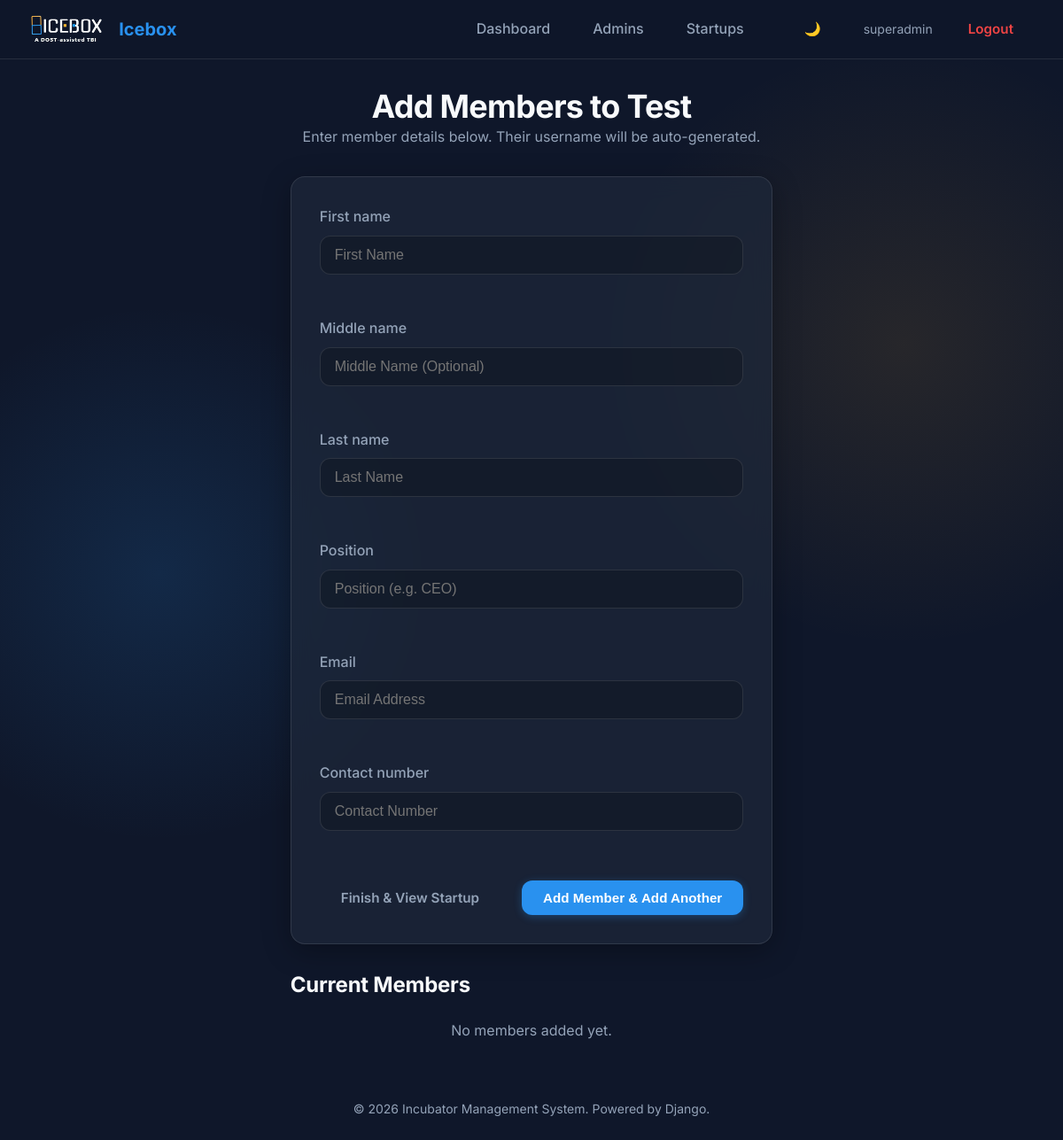
The page /startups/1/add-member/ (signed in) on the database as committed earlier.
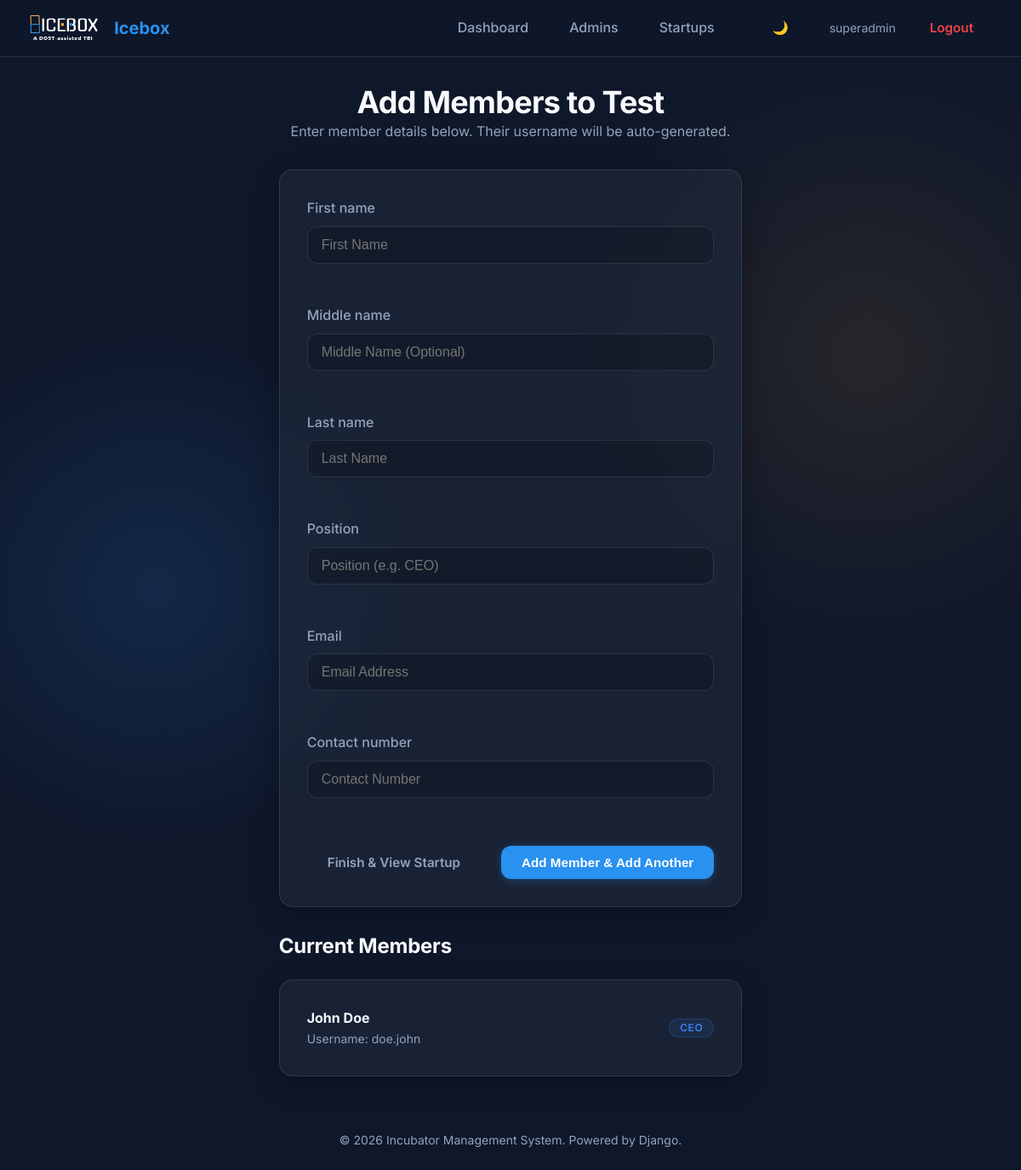
The same page on the database as committed later.
### incubator/models.py (models this page shows, shortened)
class StartupMember(models.Model):
    startup = models.ForeignKey(Startup, on_delete=models.CASCADE)
    user = models.ForeignKey(User, on_delete=models.CASCADE)
    role = models.CharField(max_length=100, blank=True, null=True)  # e.g., CEO, CTO
    joined_at = models.DateTimeField(default=timezone.now)

class User(AbstractUser):
    ROLE_CHOICES = (
        ('super_admin', 'Super Admin'),
        ('admin', 'Admin'),
        ('incubatee', 'Incubatee'),
    )
    role = models.CharField(max_length=20, choices=ROLE_CHOICES, default='incubatee')
    middle_name = models.CharField(max_length=100, blank=True, null=True)
    contact_number = models.CharField(max_length=20, blank=True, null=True)
    created_by = models.ForeignKey('self', on_delete=models.SET_NULL, null=True, blank=True)

### incubator/views.py (the view)
# urls.py: path('startups/<int:startup_id>/add-member/', views.add_member, name='add_member'),
@login_required
def add_member(request, startup_id):
    if request.user.role not in ['admin', 'super_admin']:
        return redirect('dashboard')
    startup = get_object_or_404(Startup, id=startup_id)
    if request.method == 'POST':
        form = StartupMemberForm(request.POST)
        if form.is_valid():
            first_name = form.cleaned_data['first_name']
            middle_name = form.cleaned_data['middle_name']
            last_name = form.cleaned_data['last_name']
            position = form.cleaned_data['position']
            email = form.cleaned_data['email']
            contact = form.cleaned_data['contact_number']
            base_username = f"{last_name.lower()}.{first_name.lower()}".replace(" ", "")
            username = base_username
            counter = 1
            while User.objects.filter(username=username).exists():
                username = f"{base_username}{counter}"
                counter += 1
            password = "123"
            try:
                user = User.objects.create_user(
                    username=username,
                    email=email,
                    password=password,
                    first_name=first_name,
                    last_name=last_name,
                    middle_name=middle_name,
                    contact_number=contact,
                    role='incubatee'
                )
                StartupMember.objects.create(
                    startup=startup,
                    user=user,
                    role=position
                )
                messages.success(request, f'Member {first_name} added! Username: {username}')
                return redirect('add_member', startup_id=startup.id)
            except Exception as e:
                messages.error(request, f"Error creating user: {e}")
    else:
        form = StartupMemberForm()
    return render(request, 'startups/add_member.html', {'form': form, 'startup': startup})

### incubator/forms.py
class StartupMemberForm(forms.Form):
    first_name = forms.CharField(max_length=150, widget=forms.TextInput(attrs={'class': 'form-control', 'placeholder': 'First Name'}))
    middle_name = forms.CharField(max_length=100, required=False, widget=forms.TextInput(attrs={'class': 'form-control', 'placeholder': 'Middle Name (Optional)'}))
    last_name = forms.CharField(max_length=150, widget=forms.TextInput(attrs={'class': 'form-control', 'placeholder': 'Last Name'}))
    position = forms.CharField(max_length=100, widget=forms.TextInput(attrs={'class': 'form-control', 'placeholder': 'Position (e.g. CEO)'}))
    email = forms.EmailField(widget=forms.EmailInput(attrs={'class': 'form-control', 'placeholder': 'Email Address'}))
    contact_number = forms.CharField(max_length=20, widget=forms.TextInput(attrs={'class': 'form-control', 'placeholder': 'Contact Number'}))

### templates/startups/add_member.html (shortened to what this page needs)
{% extends 'base.html' %}
{% block content %}
<div class="flex justify-center">
    <div class="w-full max-w-2xl">
        <div class="text-center mb-lg">
            <h1 class="heading-lg">Add Members to <span class="text-accent">{{ startup.name }}</span></h1>
            <p class="text-muted">Enter member details below. Their username will be auto-generated.</p>
        </div>
        <div class="glass-card mb-lg">
            <form method="post">
                <div class="grid gap-md">
                    {% for field in form %}
                    <div class="form-group">
                        <label for="{{ field.id_for_label }}" class="form-label">{{ field.label }}</label>
                        {{ field }}
                    </div>
                    {% endfor %}
                </div>
                <div class="flex items-center justify-between gap-md mt-lg pt-md border-t border-glass">
                    <a href="{% url 'view_startup' startup.id %}" class="btn btn-ghost">Finish & View Startup</a>
                    <button type="submit" class="btn btn-primary">Add Member & Add Another</button>
                </div>
            </form>
        </div>
        <div>
            <h3 class="heading-md mb-md">Current Members</h3>
            {% if startup.startupmember_set.exists %}
            <div class="grid gap-sm">
                {% for member in startup.startupmember_set.all %}
                <div class="glass-card p-sm flex justify-between items-center">
                    <div>
                        <strong class="block text-lg">{{ member.user.first_name }} {{ member.user.last_name }}</strong>
                        <div class="text-sm text-muted">Username: {{ member.user.username }}</div>
                    </div>
                    <span class="badge badge-info">{{ member.role }}</span>
                </div>
                {% endfor %}
            </div>
            {% else %}
            <p class="text-muted italic text-center py-md bg-glass-bg rounded-lg border border-glass">No members added
                yet.</p>
            {% endif %}
        </div>
    </div>
</div>
{% endblock %}

Rows that differ between the two databases and show on the page:
added StartupMember: user.first_name "John", user.last_name "Doe", user.username "doe.john", role "CEO"
Other text that changed with them:
text no longer shown: "No members added yet."
